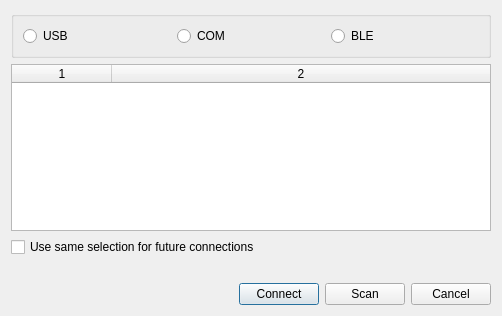
<?xml version="1.0" encoding="UTF-8"?>
<ui version="4.0">
 <class>SelectDeviceDialog</class>
 <widget class="QDialog" name="SelectDeviceDialog">
  <property name="geometry">
   <rect>
    <x>0</x>
    <y>0</y>
    <width>500</width>
    <height>316</height>
   </rect>
  </property>
  <property name="windowTitle">
   <string>Select device</string>
  </property>
  <property name="windowIcon">
   <iconset resource="res.qrc">
    <normaloff>:/new/prefix1/AntScopeZ.png</normaloff>:/new/prefix1/AntScopeZ.png</iconset>
  </property>
  <layout class="QGridLayout" name="gridLayout_2">
   <item row="0" column="0">
    <layout class="QVBoxLayout" name="verticalLayout">
     <item>
      <widget class="QGroupBox" name="groupBox">
       <property name="title">
        <string/>
       </property>
       <layout class="QGridLayout" name="gridLayout">
        <item row="0" column="0">
         <widget class="QRadioButton" name="radioButtonUSB">
          <property name="toolTip">
           <string>Select HID device</string>
          </property>
          <property name="text">
           <string>USB</string>
          </property>
         </widget>
        </item>
        <item row="0" column="1">
         <widget class="QRadioButton" name="radioButtonCOM">
          <property name="toolTip">
           <string>Select COM-port</string>
          </property>
          <property name="text">
           <string>COM</string>
          </property>
         </widget>
        </item>
        <item row="0" column="2">
         <widget class="QRadioButton" name="radioButtonBLE">
          <property name="toolTip">
           <string>Select Bluetooth Low Energy device</string>
          </property>
          <property name="text">
           <string>BLE</string>
          </property>
         </widget>
        </item>
       </layout>
      </widget>
     </item>
     <item>
      <widget class="QTableWidget" name="tableWidget">
       <property name="minimumSize">
        <size>
         <width>480</width>
         <height>0</height>
        </size>
       </property>
       <property name="editTriggers">
        <set>QAbstractItemView::DoubleClicked</set>
       </property>
       <property name="selectionMode">
        <enum>QAbstractItemView::SingleSelection</enum>
       </property>
       <property name="selectionBehavior">
        <enum>QAbstractItemView::SelectRows</enum>
       </property>
       <property name="columnCount">
        <number>2</number>
       </property>
       <attribute name="horizontalHeaderStretchLastSection">
        <bool>true</bool>
       </attribute>
       <attribute name="verticalHeaderVisible">
        <bool>false</bool>
       </attribute>
       <column/>
       <column/>
      </widget>
     </item>
     <item>
      <widget class="QCheckBox" name="checkBox">
       <property name="text">
        <string>Use same selection for future connections</string>
       </property>
      </widget>
     </item>
     <item>
      <widget class="QLabel" name="labelSupported">
       <property name="text">
        <string/>
       </property>
      </widget>
     </item>
     <item>
      <layout class="QHBoxLayout" name="horizontalLayout">
       <item>
        <spacer name="horizontalSpacer">
         <property name="orientation">
          <enum>Qt::Horizontal</enum>
         </property>
         <property name="sizeHint" stdset="0">
          <size>
           <width>40</width>
           <height>20</height>
          </size>
         </property>
        </spacer>
       </item>
       <item>
        <widget class="QPushButton" name="pushButtonConnect">
         <property name="text">
          <string>Connect</string>
         </property>
        </widget>
       </item>
       <item>
        <widget class="QPushButton" name="pushButtonScan">
         <property name="text">
          <string>Scan</string>
         </property>
        </widget>
       </item>
       <item>
        <widget class="QPushButton" name="pushButtonCancel">
         <property name="text">
          <string>Cancel</string>
         </property>
        </widget>
       </item>
      </layout>
     </item>
    </layout>
   </item>
  </layout>
 </widget>
 <resources>
  <include location="res.qrc"/>
 </resources>
 <connections/>
</ui>
